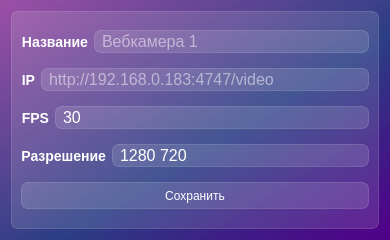
<?xml version="1.0" encoding="UTF-8"?>
<ui version="4.0">
 <class>AddEditCamera</class>
 <widget class="QDialog" name="AddEditCamera">
  <property name="geometry">
   <rect>
    <x>0</x>
    <y>0</y>
    <width>390</width>
    <height>240</height>
   </rect>
  </property>
  <property name="windowTitle">
   <string>Добавление камеры</string>
  </property>
  <property name="styleSheet">
   <string notr="true">background-color: qlineargradient(spread:pad, x1:1, y1:1, x2:0, y2:0, stop:0 rgba(81, 0, 135, 255), stop:0.427447 rgba(41, 61, 132, 235), stop:1 rgba(155, 79, 165, 255));
</string>
  </property>
  <layout class="QGridLayout" name="gridLayout">
   <item row="0" column="0">
    <widget class="QFrame" name="frame">
     <property name="styleSheet">
      <string notr="true">background-color: rgba(255, 255, 255, 30);
border: 1px solid rgba(255, 255, 255, 40);
border-radius: 7px</string>
     </property>
     <property name="frameShape">
      <enum>QFrame::Shape::StyledPanel</enum>
     </property>
     <property name="frameShadow">
      <enum>QFrame::Shadow::Raised</enum>
     </property>
     <layout class="QVBoxLayout" name="verticalLayout">
      <item>
       <layout class="QHBoxLayout" name="horizontalLayout_2">
        <item>
         <widget class="QLabel" name="lbl_name">
          <property name="styleSheet">
           <string notr="true">font-size: 14px;
font-weight: bold;
color: white;
background-color: none;
border: none</string>
          </property>
          <property name="text">
           <string>Название</string>
          </property>
          <property name="alignment">
           <set>Qt::AlignmentFlag::AlignRight|Qt::AlignmentFlag::AlignTrailing|Qt::AlignmentFlag::AlignVCenter</set>
          </property>
         </widget>
        </item>
        <item>
         <widget class="QLineEdit" name="le_name">
          <property name="styleSheet">
           <string notr="true">font-size: 16px;
color: white;
padding-left: 5px;</string>
          </property>
          <property name="text">
           <string/>
          </property>
          <property name="placeholderText">
           <string>Вебкамера 1</string>
          </property>
         </widget>
        </item>
       </layout>
      </item>
      <item>
       <layout class="QHBoxLayout" name="horizontalLayout">
        <item>
         <widget class="QLabel" name="lbl_ip">
          <property name="styleSheet">
           <string notr="true">font-size: 14px;
font-weight: bold;
color: white;
background-color: none;
border: none</string>
          </property>
          <property name="text">
           <string>IP</string>
          </property>
          <property name="alignment">
           <set>Qt::AlignmentFlag::AlignRight|Qt::AlignmentFlag::AlignTrailing|Qt::AlignmentFlag::AlignVCenter</set>
          </property>
         </widget>
        </item>
        <item>
         <widget class="QLineEdit" name="le_ip">
          <property name="styleSheet">
           <string notr="true">font-size: 16px;
color: white;
padding-left: 5px;</string>
          </property>
          <property name="text">
           <string/>
          </property>
          <property name="placeholderText">
           <string>http://192.168.0.183:4747/video</string>
          </property>
         </widget>
        </item>
       </layout>
      </item>
      <item>
       <layout class="QHBoxLayout" name="horizontalLayout_3">
        <item>
         <widget class="QLabel" name="lbl_fps">
          <property name="styleSheet">
           <string notr="true">font-size: 14px;
font-weight: bold;
color: white;
background-color: none;
border: none</string>
          </property>
          <property name="text">
           <string>FPS</string>
          </property>
          <property name="alignment">
           <set>Qt::AlignmentFlag::AlignRight|Qt::AlignmentFlag::AlignTrailing|Qt::AlignmentFlag::AlignVCenter</set>
          </property>
         </widget>
        </item>
        <item>
         <widget class="QLineEdit" name="le_fps">
          <property name="styleSheet">
           <string notr="true">font-size: 16px;
color: white;
padding-left: 5px;</string>
          </property>
          <property name="text">
           <string>30</string>
          </property>
          <property name="placeholderText">
           <string>30</string>
          </property>
         </widget>
        </item>
       </layout>
      </item>
      <item>
       <layout class="QHBoxLayout" name="horizontalLayout_4">
        <item>
         <widget class="QLabel" name="lbl_resolution">
          <property name="styleSheet">
           <string notr="true">font-size: 14px;
font-weight: bold;
color: white;
background-color: none;
border: none</string>
          </property>
          <property name="text">
           <string>Разрешение</string>
          </property>
          <property name="alignment">
           <set>Qt::AlignmentFlag::AlignRight|Qt::AlignmentFlag::AlignTrailing|Qt::AlignmentFlag::AlignVCenter</set>
          </property>
         </widget>
        </item>
        <item>
         <widget class="QLineEdit" name="le_resolution">
          <property name="styleSheet">
           <string notr="true">font-size: 16px;
color: white;
padding-left: 5px;</string>
          </property>
          <property name="text">
           <string>1280 720</string>
          </property>
          <property name="placeholderText">
           <string>1280 720</string>
          </property>
         </widget>
        </item>
       </layout>
      </item>
      <item>
       <widget class="QPushButton" name="btn_save_camera">
        <property name="styleSheet">
         <string notr="true">QPushButton {
	color: white;
	background-color: rgba(255, 255, 255, 30);
	border: 1px solid rgba(255, 255, 255, 40);
	border-radius: 7px;
	width: 100px;
	height: 25px
}
QPushButton:hover {
	background-color: rgba(255, 255, 255, 40);
}
QPushButton:pressed {
	background-color: rgba(255, 255, 255, 70);
}</string>
        </property>
        <property name="text">
         <string>Сохранить</string>
        </property>
       </widget>
      </item>
     </layout>
    </widget>
   </item>
  </layout>
 </widget>
 <resources/>
 <connections/>
</ui>
